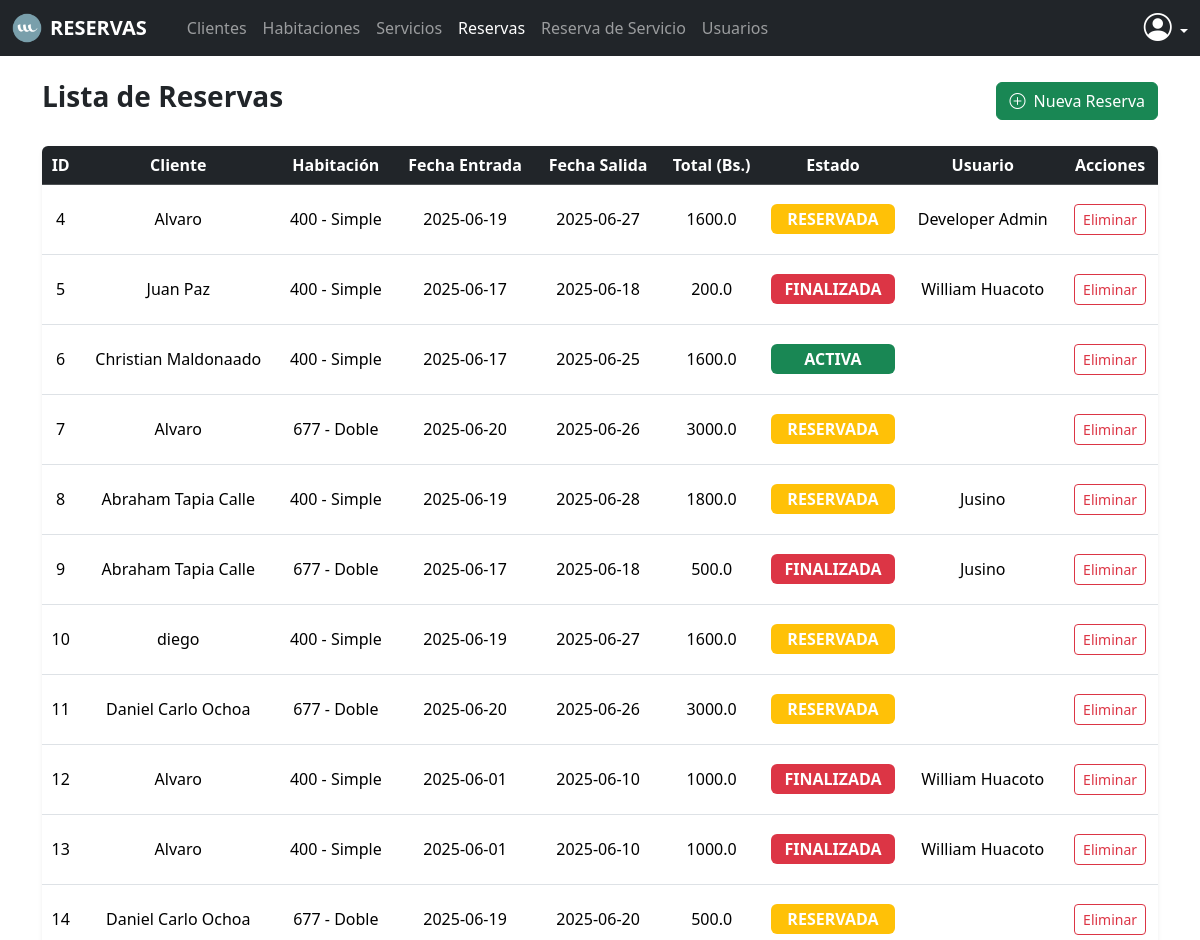
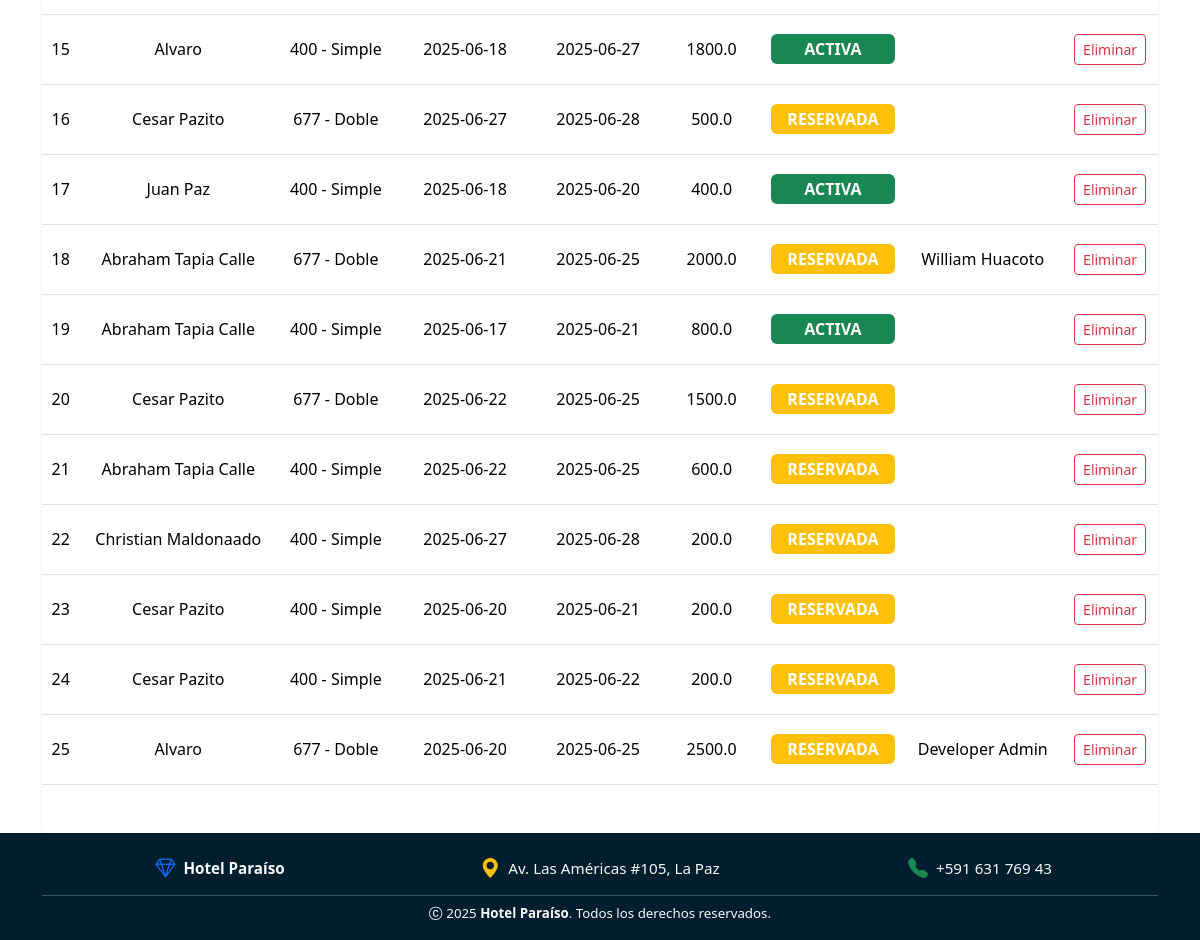
Page /reservas/ (signed in) on the committed database (2 pictures, top to bottom).
### models/reserva_model.py (models this page shows, shortened)
class Reserva(db.Model):
    __tablename__ = 'reservas'
    id = db.Column(db.Integer, primary_key=True)
    cliente_id = db.Column(db.Integer, db.ForeignKey('clientes.id'), nullable=False)
    habitacion_id = db.Column(db.Integer, db.ForeignKey('habitaciones.id'), nullable=False)
    fecha_entrada = db.Column(db.Date, nullable=False)
    fecha_salida = db.Column(db.Date, nullable=False)
    estado = db.Column(db.String(20), nullable=False)
    total = db.Column(db.Float, nullable=False)
    usuario_id = db.Column(db.Integer, db.ForeignKey('usuarios.id'), nullable=False)  # CAMBIADO
    cliente = db.relationship('Cliente', back_populates='reservas')
    habitacion = db.relationship('Habitacion', back_populates='reservas')
    usuario = db.relationship('Usuario')  # NUEVA RELACIÓN
    res_servicios = db.relationship('ReservaServicio', back_populates='reserva', cascade="all, delete-orphan")
    @staticmethod
    def get_all():
        return Reserva.query.all()
    def delete(self):
        db.session.delete(self)
        db.session.commit()
    @staticmethod
    def actualizar_estados():
        hoy = date.today()
        reservas = Reserva.get_all()
        for reserva in reservas:
            if reserva.fecha_entrada == hoy and reserva.estado == 'RESERVADA':
                reserva.estado = 'ACTIVA'
                habitacion = Habitacion.get_by_id(reserva.habitacion_id)
                habitacion.estado = 'Ocupada'
                habitacion.save()
                reserva.save()
            elif reserva.fecha_salida == hoy and reserva.estado in ['RESERVADA', 'ACTIVA']:
                reserva.estado = 'FINALIZADA'
                habitacion = Habitacion.get_by_id(reserva.habitacion_id)
                habitacion.estado = 'Disponible'
                habitacion.save()
                reserva.save()

### models/cliente_model.py (models this page shows, shortened)
class Cliente(db.Model, UserMixin):
    __tablename__ = 'clientes'
    id = db.Column(db.Integer, primary_key=True)
    nombre = db.Column(db.String(150), nullable=False)
    documento = db.Column(db.String(50), unique=True, nullable=False)
    correo = db.Column(db.String(100), nullable=True)
    telefono = db.Column(db.String(20), nullable=True)
    reservas = db.relationship('Reserva', back_populates='cliente')
    @staticmethod
    def get_all():
        return Cliente.query.all()

### models/habitacion_model.py (models this page shows, shortened)
class Habitacion(db.Model):
    __tablename__ = 'habitaciones'
    id = db.Column(db.Integer, primary_key=True)
    numero = db.Column(db.String(10), nullable=False, unique=True)
    tipo = db.Column(db.String(50), nullable=False)  # Ej: "Simple", "Doble", "Suite"
    precio = db.Column(db.Float(11,2), nullable=False)
    estado = db.Column(db.String(20), nullable=False, default='Disponible')  # Ej: Disponible, Ocupada, Mantenimiento
    reservas = db.relationship('Reserva', back_populates='habitacion')
    @staticmethod
    def get_all():
        return Habitacion.query.all()

### models/usuario_model.py (models this page shows, shortened)
class Usuario(db.Model,UserMixin):
    __tablename__ = 'usuarios'
    id = db.Column(db.Integer, primary_key=True)
    nombre = db.Column(db.String(80), nullable=False)
    username = db.Column(db.String(20), nullable=False, unique=True)
    password = db.Column(db.String, nullable=False)
    rol = db.Column(db.String(20), nullable=False)

### controllers/reserva_controller.py (the view)
@reserva_bp.route('/')
@login_required
def index():
    Reserva.actualizar_estados()  # actualiza estados antes de mostrar
    reservas = Reserva.get_all()
    clientes = Cliente.get_all()
    habitaciones = Habitacion.get_all()
    return reserva_view.list(reservas, clientes, habitaciones)

### run.py (called while the page is built)
@login_manager.user_loader
def load_user(user_id):
    tipo = session.get('tipo_usuario')  # puede ser 'cliente' o 'usuario'
    if tipo == 'cliente':
        return Cliente.query.get(int(user_id))
    elif tipo == 'usuario':
        return Usuario.query.get(int(user_id))
    return None

@app.context_processor
def inject_user_or_client():
    from flask_login import current_user
    if current_user.is_authenticated:
        if hasattr(current_user, 'rol'):
            return dict(usuario=current_user, cliente=None)
        else:
            return dict(usuario=None, cliente=current_user)
    return dict(usuario=None, cliente=None)

@app.context_processor
def inject_active_path():
    def is_active(path):
        return 'active' if request.path == path else ''
    return dict(is_active=is_active)

### views/reserva_view.py (called while the page is built)
def list(reservas,clientes,habitaciones):
    return render_template("reservas/index.html", reservas=reservas,clientes=clientes,habitaciones=habitaciones)

### templates/reservas/index.html (shortened to what this page needs)
{% extends 'sistema.html' %}
{% block content %}
<div class="d-flex justify-content-between align-items-center mb-4 mt-4">
  <h3 class="fw-semibold text-dark">Lista de Reservas</h3>
  <a href="{{ url_for('reserva.create') }}" class="btn btn-success">
    <i class="bi bi-plus-circle me-1"></i> Nueva Reserva
  </a>
</div>
<div class="table-responsive rounded shadow-sm">
  <table class="table table-hover align-middle mb-5">
    <thead class="table-dark">
      <tr class="text-nowrap text-center">
        <th scope="col">ID</th>
        <th scope="col">Cliente</th>
        <th scope="col">Habitación</th>
        <th scope="col">Fecha Entrada</th>
        <th scope="col">Fecha Salida</th>
        <th scope="col">Total (Bs.)</th>
        <th scope="col">Estado</th>
        <th scope="col">Usuario</th>
        <th scope="col">Acciones</th>
      </tr>
    </thead>
    <tbody class="bg-white">
      {% for reserva in reservas %}
      <tr style="height: 70px;">
        <td class="text-center">{{ reserva.id }}</td>
        <td class="text-center">{{ reserva.cliente.nombre }}</td>
        <td class="text-center">{{ reserva.habitacion.numero }} - {{ reserva.habitacion.tipo }}</td>
        <td class="text-center">{{ reserva.fecha_entrada }}</td>
        <td class="text-center">{{ reserva.fecha_salida }}</td>
        <td class="text-center">{{ reserva.total }}</td>
        <td class="text-center">
          <span class="d-inline-block w-100 py-1 px-2 rounded text-white fw-semibold
            {% if reserva.estado == 'RESERVADA' %}
              bg-warning
            {% elif reserva.estado == 'ACTIVA' %}
              bg-success
            {% elif reserva.estado == 'FINALIZADA' %}
              bg-danger
            {% endif %}
          ">
            {{ reserva.estado }}
          </span>
        </td>
        <td class="text-center">{{ reserva.usuario.nombre }}</td>
        <td class="text-center">
          {% if current_user.rol == 'administrador' or current_user.rol == 'recepcionista' %}
          <a href="{{ url_for('reserva.delete', id=reserva.id) }}" class="btn btn-sm btn-outline-danger">
            Eliminar
          </a>
          {% endif %}
        </td>
      </tr>
      {% endfor %}
    </tbody>
  </table>
</div>
{% endblock %}

### static/style.css (style rules this page uses)
html, body { height: 100%; margin: 0; overflow: hidden; }
html, body { height: 100%; margin: 0; }

### rows in the picture
Reserva: id "4", cliente.nombre "Alvaro", habitacion.numero "400", habitacion.tipo "Simple", fecha_entrada "2025-06-19", fecha_salida "2025-06-27", total "1600.0", estado "RESERVADA", usuario.nombre "Developer Admin"
Reserva: id "5", cliente.nombre "Juan Paz", habitacion.numero "400", habitacion.tipo "Simple", fecha_entrada "2025-06-17", fecha_salida "2025-06-18", total "200.0", estado "FINALIZADA", usuario.nombre "William Huacoto"
Reserva: id "6", cliente.nombre "Christian Maldonaado", habitacion.numero "400", habitacion.tipo "Simple", fecha_entrada "2025-06-17", fecha_salida "2025-06-25", total "1600.0", estado "ACTIVA"
Reserva: id "7", cliente.nombre "Alvaro", habitacion.numero "677", habitacion.tipo "Doble", fecha_entrada "2025-06-20", fecha_salida "2025-06-26", total "3000.0", estado "RESERVADA"
Reserva: id "8", cliente.nombre "Abraham Tapia Calle", habitacion.numero "400", habitacion.tipo "Simple", fecha_entrada "2025-06-19", fecha_salida "2025-06-28", total "1800.0", estado "RESERVADA", usuario.nombre "Jusino"
Reserva: id "9", cliente.nombre "Abraham Tapia Calle", habitacion.numero "677", habitacion.tipo "Doble", fecha_entrada "2025-06-17", fecha_salida "2025-06-18", total "500.0", estado "FINALIZADA", usuario.nombre "Jusino"
Reserva: id "10", cliente.nombre "diego", habitacion.numero "400", habitacion.tipo "Simple", fecha_entrada "2025-06-19", fecha_salida "2025-06-27", total "1600.0", estado "RESERVADA"
Reserva: id "11", cliente.nombre "Daniel Carlo Ochoa", habitacion.numero "677", habitacion.tipo "Doble", fecha_entrada "2025-06-20", fecha_salida "2025-06-26", total "3000.0", estado "RESERVADA"
Reserva: id "12", cliente.nombre "Alvaro", habitacion.numero "400", habitacion.tipo "Simple", fecha_entrada "2025-06-01", fecha_salida "2025-06-10", total "1000.0", estado "FINALIZADA", usuario.nombre "William Huacoto"
Reserva: id "13", cliente.nombre "Alvaro", habitacion.numero "400", habitacion.tipo "Simple", fecha_entrada "2025-06-01", fecha_salida "2025-06-10", total "1000.0", estado "FINALIZADA", usuario.nombre "William Huacoto"
Reserva: id "14", cliente.nombre "Daniel Carlo Ochoa", habitacion.numero "677", habitacion.tipo "Doble", fecha_entrada "2025-06-19", fecha_salida "2025-06-20", total "500.0", estado "RESERVADA"
Reserva: id "15", cliente.nombre "Alvaro", habitacion.numero "400", habitacion.tipo "Simple", fecha_entrada "2025-06-18", fecha_salida "2025-06-27", total "1800.0", estado "ACTIVA"
Reserva: id "16", cliente.nombre "Cesar Pazito", habitacion.numero "677", habitacion.tipo "Doble", fecha_entrada "2025-06-27", fecha_salida "2025-06-28", total "500.0", estado "RESERVADA"
Reserva: id "17", cliente.nombre "Juan Paz", habitacion.numero "400", habitacion.tipo "Simple", fecha_entrada "2025-06-18", fecha_salida "2025-06-20", total "400.0", estado "ACTIVA"
Reserva: id "18", cliente.nombre "Abraham Tapia Calle", habitacion.numero "677", habitacion.tipo "Doble", fecha_entrada "2025-06-21", fecha_salida "2025-06-25", total "2000.0", estado "RESERVADA", usuario.nombre "William Huacoto"
Reserva: id "19", cliente.nombre "Abraham Tapia Calle", habitacion.numero "400", habitacion.tipo "Simple", fecha_entrada "2025-06-17", fecha_salida "2025-06-21", total "800.0", estado "ACTIVA"
Reserva: id "20", cliente.nombre "Cesar Pazito", habitacion.numero "677", habitacion.tipo "Doble", fecha_entrada "2025-06-22", fecha_salida "2025-06-25", total "1500.0", estado "RESERVADA"
Reserva: id "21", cliente.nombre "Abraham Tapia Calle", habitacion.numero "400", habitacion.tipo "Simple", fecha_entrada "2025-06-22", fecha_salida "2025-06-25", total "600.0", estado "RESERVADA"
Reserva: id "22", cliente.nombre "Christian Maldonaado", habitacion.numero "400", habitacion.tipo "Simple", fecha_entrada "2025-06-27", fecha_salida "2025-06-28", total "200.0", estado "RESERVADA"
Reserva: id "23", cliente.nombre "Cesar Pazito", habitacion.numero "400", habitacion.tipo "Simple", fecha_entrada "2025-06-20", fecha_salida "2025-06-21", total "200.0", estado "RESERVADA"
Reserva: id "24", cliente.nombre "Cesar Pazito", habitacion.numero "400", habitacion.tipo "Simple", fecha_entrada "2025-06-21", fecha_salida "2025-06-22", total "200.0", estado "RESERVADA"
Reserva: id "25", cliente.nombre "Alvaro", habitacion.numero "677", habitacion.tipo "Doble", fecha_entrada "2025-06-20", fecha_salida "2025-06-25", total "2500.0", estado "RESERVADA", usuario.nombre "Developer Admin"
